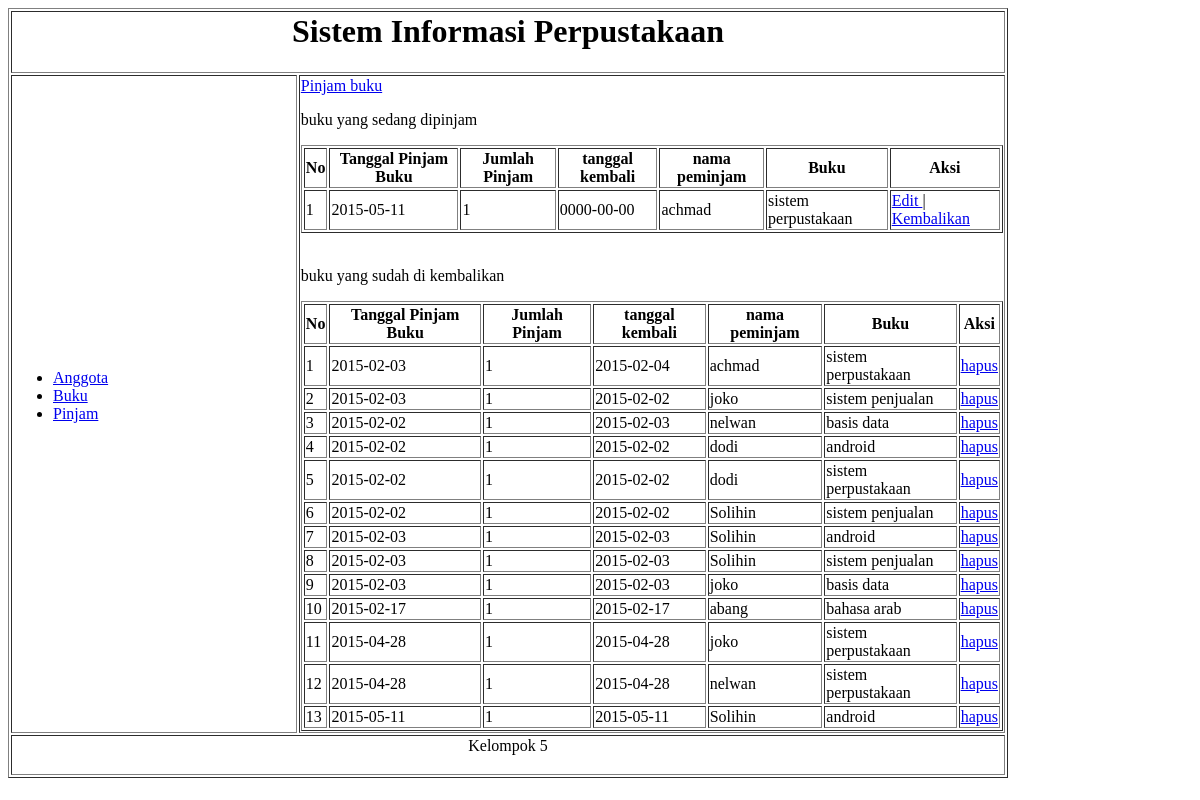
The page /pinjam.php on the database as committed earlier.
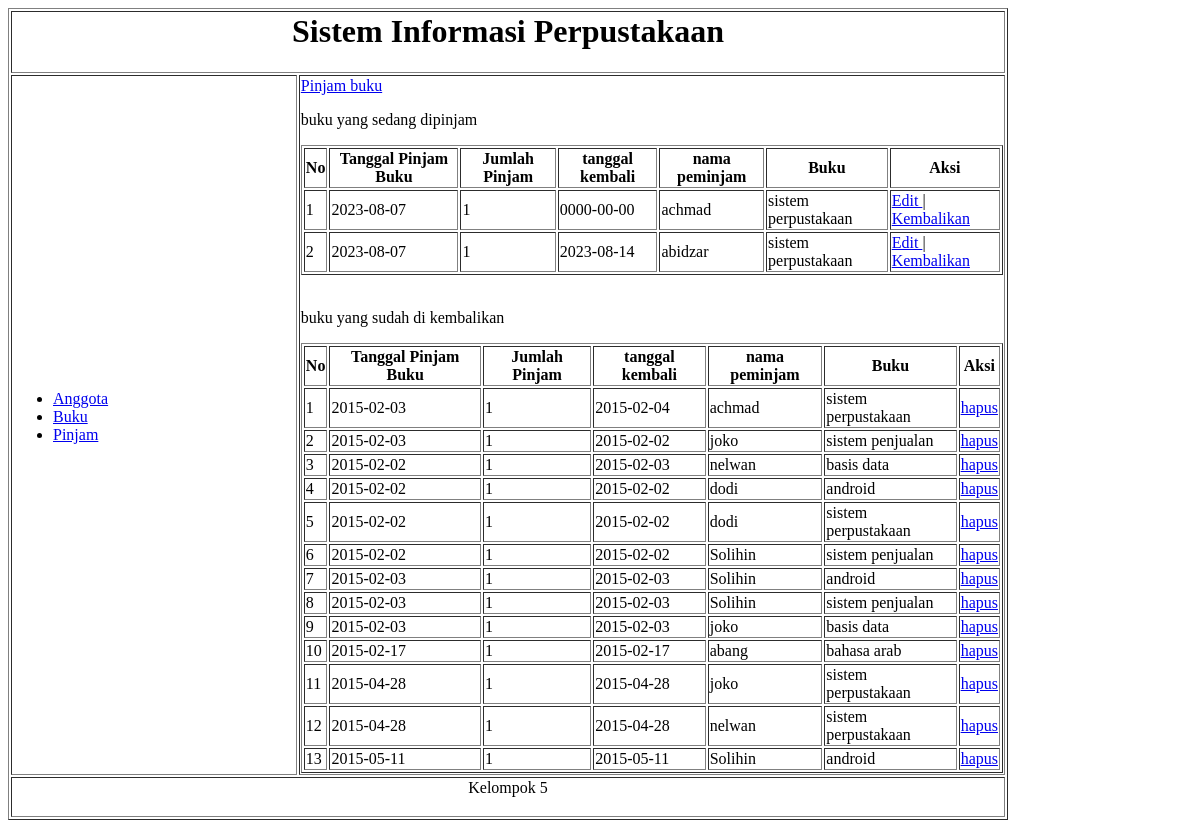
The same page on the database as committed later.
### tables this page shows
CREATE TABLE `meminjam` (
  `id_pinjam` int(3) NOT NULL,
  `tgl_pinjam` date DEFAULT NULL,
  `jumlah_pinjam` int(2) DEFAULT NULL,
  `tgl_kembali` date DEFAULT NULL,
  `id_anggota` int(3) DEFAULT NULL,
  `kd_buku` varchar(5) DEFAULT NULL,
  `kembali` int(1) NOT NULL
);

CREATE TABLE `anggota` (
  `id_anggota` int(3) NOT NULL,
  `nm_anggota` varchar(32) DEFAULT NULL,
  `alamat` text DEFAULT NULL,
  `ttl_anggota` text DEFAULT NULL,
  `status_anggota` varchar(1) DEFAULT NULL
);

CREATE TABLE `buku` (
  `kd_buku` int(5) NOT NULL,
  `judul_buku` varchar(32) DEFAULT NULL,
  `pengarang` varchar(32) DEFAULT NULL,
  `jenis_buku` varchar(32) DEFAULT NULL,
  `penerbit` varchar(32) DEFAULT NULL
);

### pinjam.php (the view, shortened to what this page needs)
<html>
<head>
</head>
<body>
<table width="1000" border="1">
<tr>
<td colspan="2" align="center"><h1>Sistem Informasi Perpustakaan</h1></td>
</tr>
<tr>
<td width = "200">
<ul>
<li><a href="anggota.php">Anggota</a></li>
<li><a href="buku.php">Buku</a></li>
<li><a href="pinjam.php">Pinjam</a></li>
</td>
<td width="500">
<a href="pinjam_buku.php">Pinjam buku</a>
<p>buku yang sedang dipinjam  </p>
 <table border="1" >
                                        <thead>
          <tr>
            <th >No</th>
            <th >Tanggal Pinjam Buku </th>
			<th >Jumlah Pinjam </th>
			<th >tanggal kembali </th>
			<th >nama peminjam</th>
			<th >Buku</th>
			<th >Aksi</th>
          </tr>
        </thead>
                                    <tbody>
									<?php
include "koneksi.php";
$query	= "select * from meminjam,buku,anggota
where meminjam.id_anggota = anggota.id_anggota and
meminjam.kd_buku = buku.kd_buku and meminjam.kembali = 1
 order by id_pinjam";
$sql	= mysqli_query ($koneksi,$query);
$no = 1;
while ($data=mysqli_fetch_array($sql)) {
?>
                                        <tr class="odd gradeX">
                                            <td><?php echo $no?></td>
                                            <td><?php echo $data['tgl_pinjam'];?></td>
											 <td><?php echo $data['jumlah_pinjam'];?></td>
											  <td><?php echo $data['tgl_kembali'];?></td>
											   <td><?php echo $data['nm_anggota'];?></td>
											    <td class="center"><?php echo $data['judul_buku'];?></td>
                                            <td class="center"><a href="edit_pinjam.php?id=<?php echo $data['id_pinjam']; ?>" > Edit </a> | <a href="kembali_buku.php?id=<?php echo $data['id_pinjam']; ?>" onClick = "return confirm('Apakah Anda ingin mengembalikan  <?php echo $data['judul_buku']; ?>?')"> Kembalikan </a></td>
                                        </tr>
                                        <?php $no++; }?>
                                    </tbody>
                                </table>
								<br>
								<p>buku yang sudah di kembalikan  </p>
								 <table border="1" >
                                        <thead>
          <tr>
            <th >No</th>
            <th >Tanggal Pinjam Buku </th>
			<th >Jumlah Pinjam </th>
			<th >tanggal kembali </th>
			<th >nama peminjam</th>
			<th >Buku</th>
			<th >Aksi</th>
          </tr>
        </thead>
                                    <tbody>
									<?php
include "koneksi.php";
$query	= "select * from meminjam,buku,anggota
where meminjam.id_anggota = anggota.id_anggota and
meminjam.kd_buku = buku.kd_buku and meminjam.kembali = 2
 order by id_pinjam";
$sql	= mysqli_query ($koneksi,$query);
$no = 1;
while ($data=mysqli_fetch_array($sql)) {
?>
                                        <tr class="odd gradeX">
                                            <td><?php echo $no?></td>
                                            <td><?php echo $data['tgl_pinjam'];?></td>
											 <td><?php echo $data['jumlah_pinjam'];?></td>
											  <td><?php echo $data['tgl_kembali'];?></td>
											   <td><?php echo $data['nm_anggota'];?></td>
											    <td class="center"><?php echo $data['judul_buku'];?></td>
                                            <td class="center"><a href="hapus_pinjam.php?id=<?php echo $data['id_pinjam']; ?>"
	onClick = "return confirm('Apakah Anda ingin mengapus  <?php echo $data['id_pinjam']; ?>?')"> hapus</a> </td>
                                        </tr>
                                        <?php $no++; }?>
                                    </tbody>
                                </table>
</td>
</tr>
<tr>
<td colspan="2" align="center">Kelompok 5<br> <br> </td>
</tr>
</table>
</body>
</html>

Rows that differ between the two databases and show on the page:
changed meminjam (number 1 of 15 on the later page): tgl_pinjam "2015-05-11" → "2023-08-07"
added meminjam: tgl_pinjam "2023-08-07", jumlah_pinjam "1", tgl_kembali "2023-08-14", id_anggota.nm_anggota "abidzar", kd_buku.judul_buku "sistem perpustakaan", shown under "Sistem Informasi Perpustakaan"
